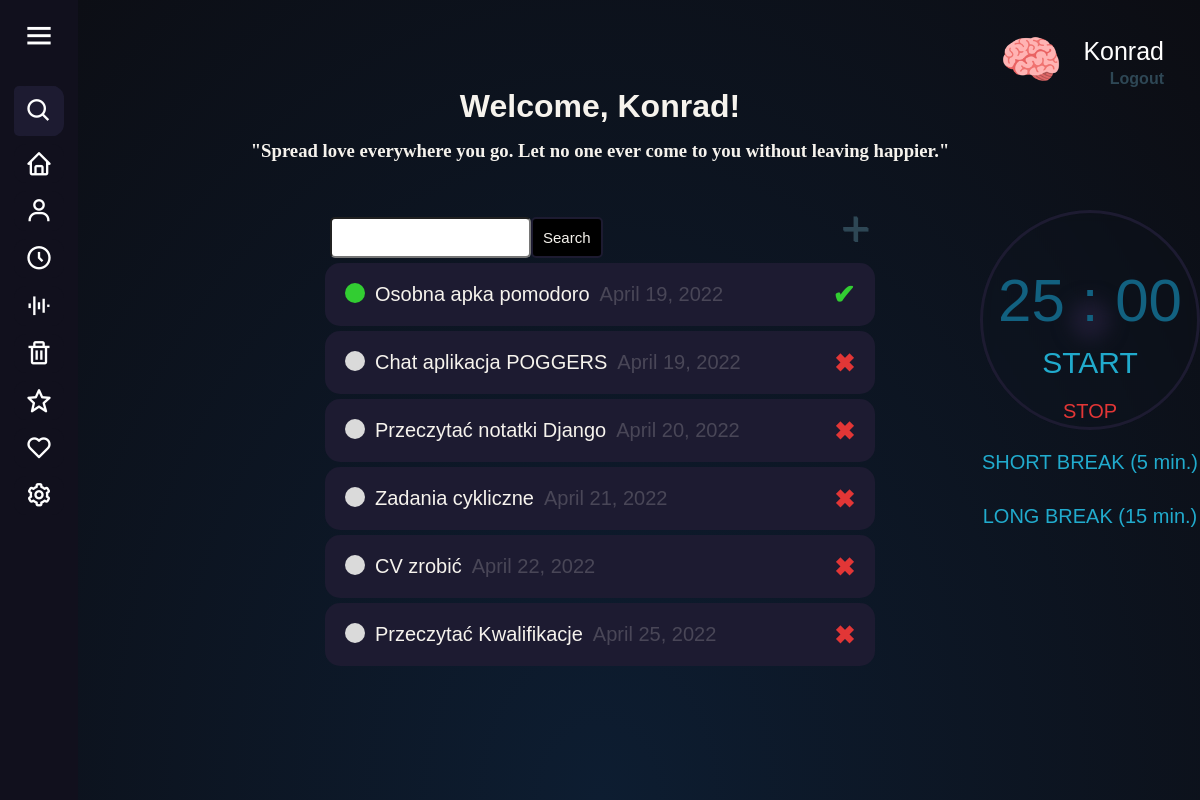
The app's page / (signed in), older data.
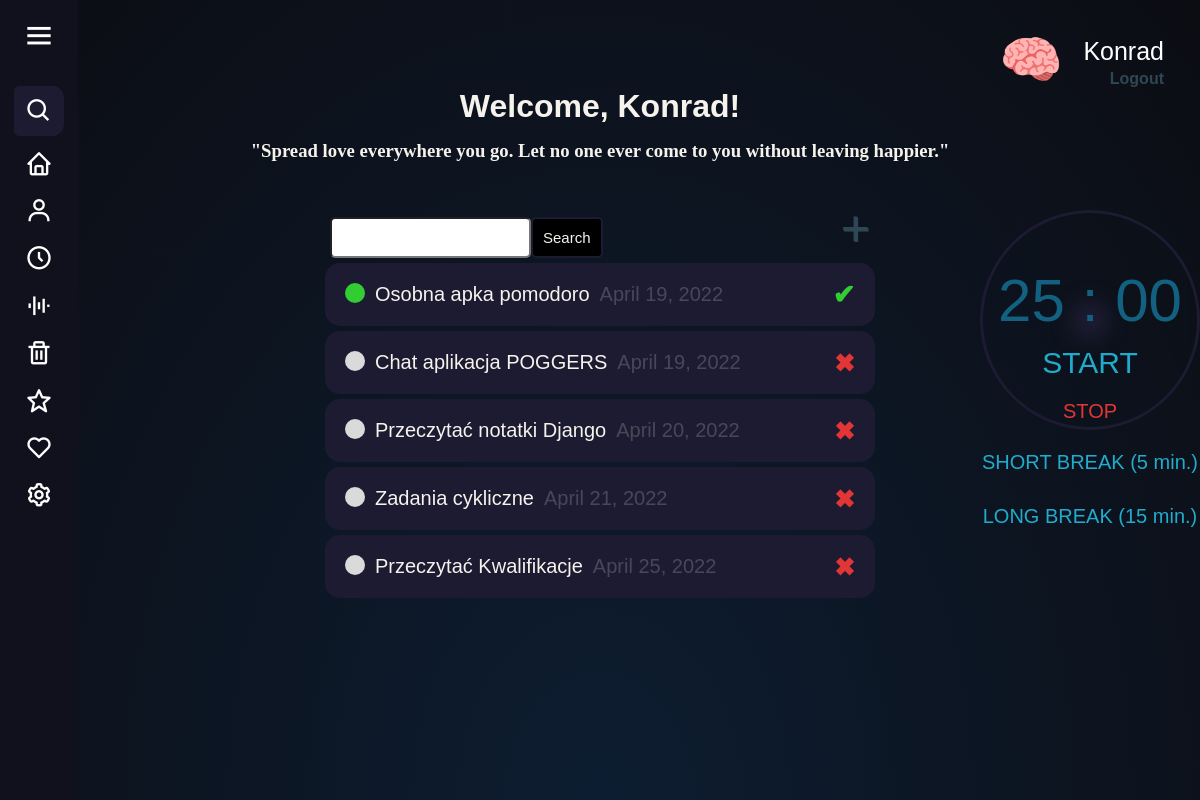
The same page, newer data.
### website/models.py (models this page shows)
class Task(models.Model):
    name = models.CharField(max_length=69)
    description = models.TextField(max_length=1337)
    deadline = models.DateField()
    status = models.BooleanField("I am currently doing this")
    visible = models.BooleanField(default=False)
    user = models.ForeignKey(User, on_delete=models.CASCADE, null=True, blank=True)
    def __str__(self):
        return self.name
    class Meta:
        ordering = ['-status', 'deadline']

### website/views.py (the view)
# urls.py: path('', views.MainTasksView.as_view(), name='main-tasks'),
class MainTasksView(LoginRequiredMixin, ListView):
    model = Task
    context_object_name = "tasks"
    template_name = "maintasks.html"
    def get_context_data(self, **kwargs):
        context = super().get_context_data(**kwargs)
        context['tasks'] = context['tasks'].filter(user=self.request.user)
        context['count'] = context['tasks'].filter(status=False).count()
        search_input = self.request.GET.get('search_bar') or ''
        if search_input:
            context['tasks'] = context['tasks'].filter(name__icontains=search_input)
        context['search_input'] = search_input
        quotes = ['"Logic will take you from A to B. Imagination will take you everywhere."',
                  '"Hate is a lack of imagination."',
                  '"I am a brain, Watson. The rest of me is a mere appendix."',
                  '"Beauty you are born with, but brains you earn."',
                  '"I not only use all the brains that I have, but all I can borrow."',
                  '"It’s not that I’m so smart, it’s just that I stay with problems longer."',
                  '"Any fool can know. The point is to understand."',
                  '"The measure of intelligence is the ability to change."',
                  '"Try not to become a person of success, but rather try to become a person of value."',
                  '"Education is not the learning of the facts, but the training of the mind to think."',
                  '"Spread love everywhere you go. Let no one ever come to you without leaving happier."',
                  '"Always remember that you are absolutely unique. Just like everyone else."',
                  '"Do not judge each day by the harvest you reap but by the seeds that you plant."',
                  '"The future belongs to those who believe in the beauty of their dreams."',
                  '"Tell me and I forget. Teach me and I remember. Involve me and I learn."',
                  '"It is during our darkest moments that we must focus to see the light."',
                  '"Life is a long lesson in humility."',
                  '"Success usually comes to those who are too busy to be looking for it."',
                  '"The way to get started is to quit talking and begin doing."',
                  '"If you really look closely, most overnight successes took a long time."',
                  '"The road to success and the road to failure are almost exactly the same."',
                  '"If you want to achieve excellence, you can get there today. As of this second, quit doing less-than-excellent work."',
                  '"Before anything else, preparation is the key to success."',
                  ]
        context['random_quote'] = random.choice(quotes)
        return context

### website/templates/maintasks.html (shortened to what this page needs)
{% extends "base.html" %}
{% block content %}
<html lang="en">
<head>
</head>
<body>
<div class="user-header-info">
{% if request.user.is_authenticated %}
<p class="user-nickname">
    <img class="rounded-circle account-img-main" src="{{ user.profile.avatar.url }} " style="cursor: pointer;"/>
    {{ request.user }}
</p>
<a class="user-log" href="{% url 'logout' %}">Logout</a>
{% else %}
<a class="user-log" href="{% url 'login' %}">Login</a>
{% endif %}
</div>
<div class="header-bar">
    <div>
        <h1>Welcome, {{ request.user.username|title }}!</h1>
        <h3 class="random-quote">{{ random_quote }}</h3>
    </div>
</div>
<div class="container">
<div class="search-bar-wrapper">
<form method="GET" class="search-bar">
    <input type="text" name="search_bar" value="{{ search_input }}">
    <input class="search-button" type="submit" value="Search">
</form>
    <div class="btn btn-primary tooltip-plus">
        <a id="create-link" href="{% url 'create-tasks' %}">&#x2b;</a>
    </div>
</div>
    <div class="item tasks-wrapper">
        {% for task in tasks %}
        {% if task.visible == False %}
        <div class="specific-task">
            {% if task.status %}
                <div class="task-name">
                    <div class="task-completed-icon"></div>
                    <a href="{% url 'update-tasks' task.id %}">{{ task }}</a>
                    <div class="deadline-task">{{ task.deadline }}</div>
                </div>
            <div class="btn btn-primary tooltip-tick">
                <a class="delete-done-link" href="{% url 'confirm-tasks' task.id %}">&#10004;</a>
            </div>
            {% else %}
                <div class="task-name">
                    <div class="task-incomplete-icon"></div>
                    <a href="{% url 'update-tasks' task.id %}">{{ task }}</a>
                    <div class="deadline-task">{{ task.deadline }}</div>
                </div>
            <div class="btn btn-primary tooltip">
                <a class="delete-link" href="{% url 'delete-tasks' task.id %}">&#10006;</a>
            </div>
            {% endif %}
        </div>
        {% endif %}
        {% empty %}
        <h3>No tasks yet.</h3>
        {% endfor %}
    </div>
</div>
<div id="pomodoro-app">
  <div id="container">
    <div id="timer">
        <div class="circle"></div>
      <div id="time">
        <span id="minutes">25</span>
        <span id="colon">:</span>
        <span id="seconds">00</span>
      </div>
        <button id="work">START</button><br>
        <button id="stop">STOP</button>
    </div>
    <div>
      <button id="shortBreak">SHORT BREAK (5 min.)</button><br>
      <button id="longBreak">LONG BREAK (15 min.)</button>
    </div>
  </div>
</div>
</body>
</html>
{% endblock content %}

Row changes from the older to the newer data that the page shows:
removed Task: name "CV zrobić", deadline "April 22, 2022"
